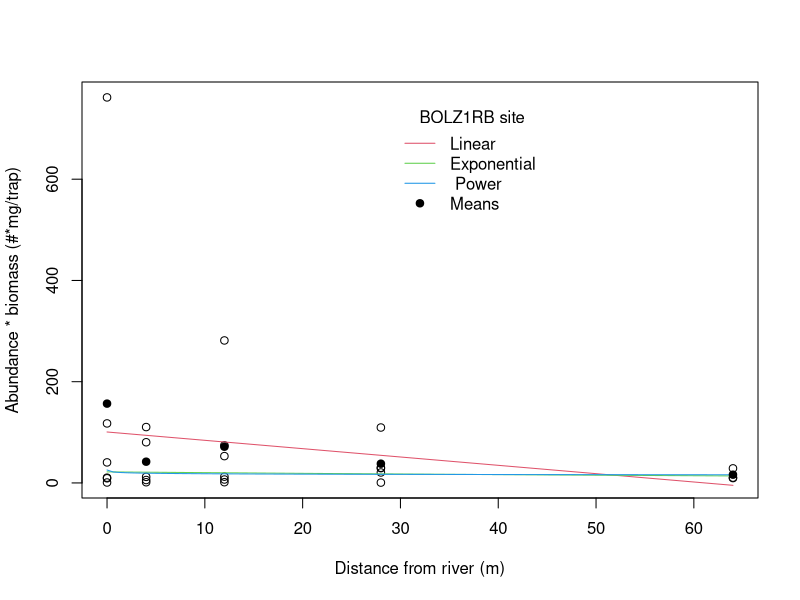

Write the R code that produced this figure.
setwd('P:/BIOLOGICAL/Flyco/Jeff')
play <- read.csv('play.csv')
bolz <- play[play$SiteBank == 'BOLZ1RB', ]

Linear <- glm(AbBiom ~ Dist, data = bolz)
Exponential <- glm(log(AbBiom) ~ Dist, data = bolz)
Power <- glm(log(AbBiom) ~ log(Dist + .05), data = bolz)

plot(bolz$Dist, bolz$AbBiom, ylab = 'Abundance * biomass (#*mg/trap)', xlab = 'Distance from river (m)')

curve(coef(Linear)[1] + coef(Linear)[2] * x, add = TRUE, col = 2)
curve(exp(coef(Exponential)[1] + coef(Exponential)[2] * x), add = TRUE, col = 3)
curve(exp(coef(Power)[1] + coef(Power)[2] * log(x+.05)), add = TRUE, col = 4)

means <- tapply(bolz$AbBiom, bolz$Dist, mean)
points(means ~ names(means), pch = 19)

legend(30, 750, legend = c('Linear', 'Exponential',' Power', 'Means'), title = 'BOLZ1RB site', col = c(2, 3, 4, 1), lty = c(1, 1, 1, NA), pch = c(NA, NA, NA, 19), bty = 'n')